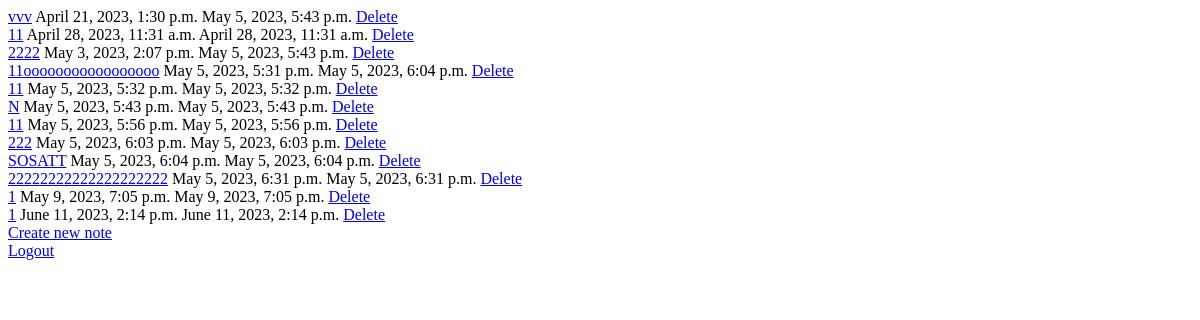
/base/users/1/ (signed in), run on an earlier commit of the app's database.
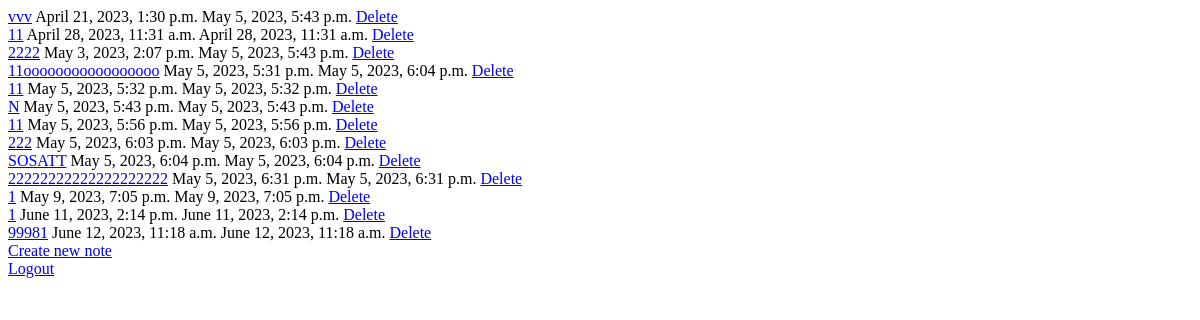
And on a later commit of the database.
### note/models.py (models this page shows)
class Note(models.Model):
    title = models.CharField(max_length=255, null=True, blank=True)
    content = models.TextField(blank=True, null=True)
    create = models.DateTimeField(default=timezone.now(), blank=True, null=True)
    update = models.DateTimeField(default=timezone.now(), blank=True, null=True)
    username = models.TextField(blank=True)

### note/views.py (the view)
# urls.py: path("<int:user_id>/", get_user_notes, name="get_user_notes"),
def get_user_notes(request, *args, **kwargs):
    if request.user.is_authenticated:
        user_objects = Note.objects.filter(username=request.user.username)
        context = {"user_objects": user_objects, "user_id": request.user.id}
        return render(request, "note/all_user_notes.html", context)

### note/templates/note/all_user_notes.html (shortened to what this page needs)
{% for obj in user_objects %}
<a href="{% url 'update_note' user_id=user_id title=obj.title note_id=obj.id %}"
  >{{obj.title}}</a
>
{{obj.create}} {{obj.update}}
<a href="{% url 'delete_note' user_id=user_id title=obj.title note_id=obj.id %}"
  >Delete</a
>
{% endfor %}
<a href="{% url 'new_user_note' user_id=user_id type_of_note='new' %}"
  >Create new note</a
>
<a href="{% url 'logout' %}">Logout</a>

What changed in the data, as far as the page shows it:
added Note: title "99981", create "June 12, 2023, 11:18 a.m.", update "June 12, 2023, 11:18 a.m."
